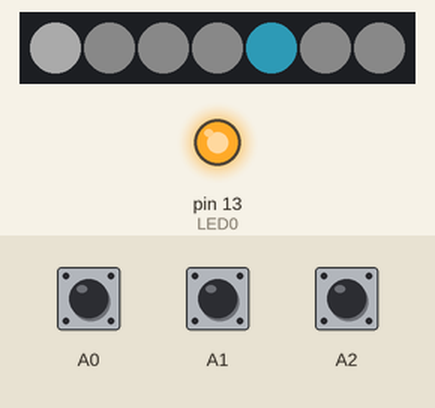
Bench run of a sketch on a simulated Arduino Leonardo, built with avr-gcc and run on an emulated ATmega32U4. On the bench: 7 RGB LEDs in strip order, left to right, output pins drawn as LEDs (lit = HIGH). Inputs (shaded band) come from the test bench; at power-on: A1 HIGH, A2 HIGH, A0 HIGH. Dim RGB values are drawn brighter than linear; random numbers use the default seed unless the sketch sets one.

Above: at 1.3 s.
1.4 s: A1 pulled LOW for 0.15 s
At 1.45 s:
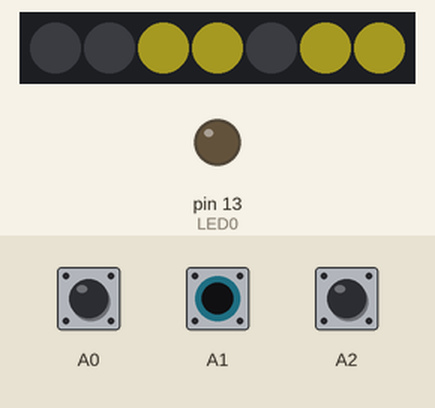
2.1 s: A2 pulled LOW for 0.15 s
At 2.46 s:
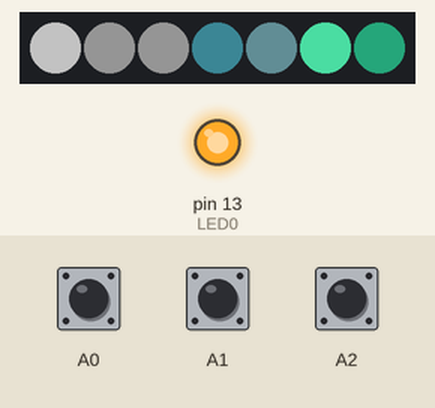
2.8 s: A0 pulled LOW for 3.2 s
At 3.07 s:
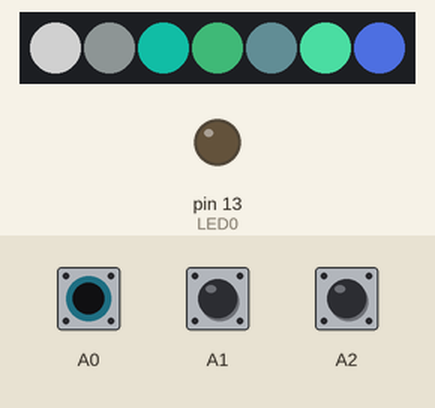
6.6 s: A2 pulled LOW for 1 s
At 7.09 s:
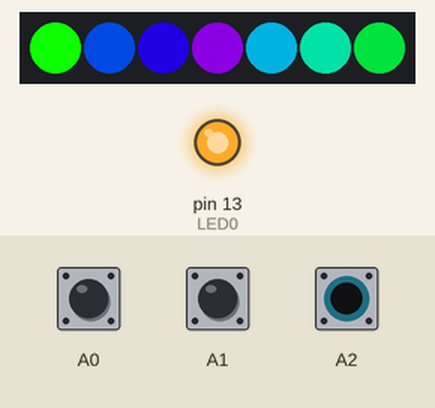
8.2 s: A2 pulled LOW for 0.15 s
At 8.65 s:
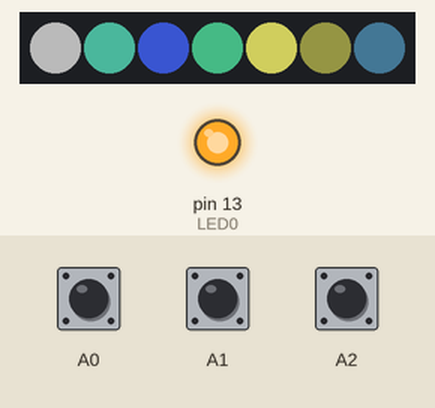
8.9 s: A1 pulled LOW for 1 s
At 10.28 s:
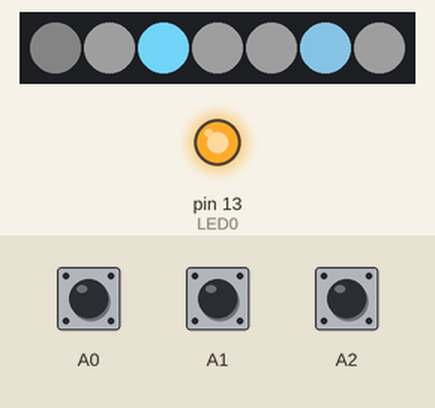
Timing chart, 0 to 14.0 s (numbered marks = the images above; inputs shaded):
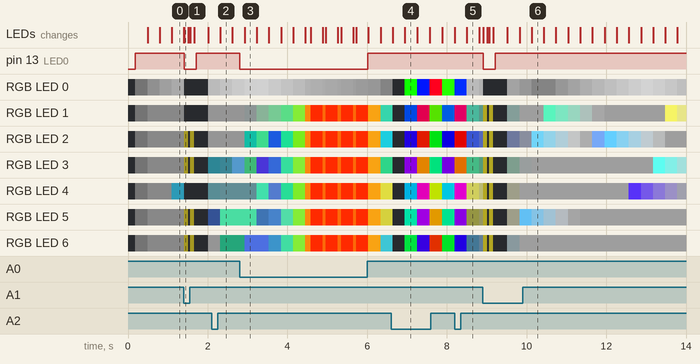

Measured:
- after the input at 1.4 s, pin 13 (LED0): HIGH → LOW at once, → HIGH 0.30 s later
- after the input at 2.8 s, pin 13 (LED0): HIGH → LOW at once, → HIGH 3.2 s later
- after the input at 8.9 s, pin 13 (LED0): HIGH → LOW at once, → HIGH 0.30 s later

The sketch:

KNMK-0002A_Cirduino.ino
```cpp
// (licence header left out)
/*
 * This program requires the folloing two libraries.
 * このコードを使用するためには、下記のライブラリをインストールしてください。Githubからのダウンロードがよくわからないという方は、
 * スケッチ→ライブラリをインクルード→ライブラリを管理→検索窓からライブラリ名を検索（”ADCTouch”など）→インストールがおすすめです。
 *
 * 「ADCTouch」 https://github.com/martin2250/ADCTouch
 * 「Adafruit_NeoPixel」 https://github.com/adafruit/Adafruit_NeoPixel
 *
 * ツール→ボード："Arduino Leonardo"を選択
 * ツール→シリアルポート：「USBで接続済みの萌基板のポート」（ArduinoLeonardoと表示されます）を選択
 * 「マイコンボードに書き込む」を実行するとここに書いてあるプログラムが書き込まれます。
 * ソースが汚いのでちんぷんかんぷんだと思いますが、BRT_VAL[]={ここの数字}や、BRT_RND[]＝{ここの数字}を変えたり
 * delayの値を変えてみたり、random(0,ここの数字)を変えてみるとちょっぴり挙動が変わるでしょう。
 *
 * 既知の基板上のエラー：HWB端子をプルダウンするのを忘れてしまいました。放っておいても基本的にロー状態なので無害ですが、
 * もし書き込み後に裏面LEDが高速点滅して言うことを聞かない……などが起きた場合は10kΩでGndに落とすと安定するかもしれません。
 *
 * 1.1：電源を入れてすぐにお胸タッチをするとLED3のみ脈動しないのを修正。その他コードを少しだけ見やすく編集
 */

#include <ADCTouch.h>
#include <Adafruit_NeoPixel.h>

#define LED0 13  // 通常の単色LED
#define LED1 0   // 基板上の表示に対応
#define LED2 1
#define LED3 2
#define LED4 3
#define LED5 4
#define LED6 5
#define LED7 6
#define RGBLED_NUM 7 // RGBLEDの数
#define RGBLED_PIN 6 // NeoPixel接続ピン

#define KAMI  0   //タッチ判別ID
#define MUNE  1
#define SKIRT 2

#define KAMI_P  A1 //タッチセンシングのポート設定（基板により違うので注意）
#define MUNE_P  A0
#define SKIRT_P A2

Adafruit_NeoPixel pixels(RGBLED_NUM, RGBLED_PIN, NEO_GRB + NEO_KHZ800);

uint8_t BRT_LEVEL=1;//明るさ段階レベル0-3　起動時は1から開始
uint8_t BRT_VAL[]={3,10,20,30};//明るさ段階に応じた明るさ詳細値　お好みで変更を。
uint8_t BRT_RND[]={40,65,165,255};//ランダムでこの明るさに変更する（きらきら効果）段階ごとに設定

uint8_t H_raw[RGBLED_NUM];//LEDごとの色環 0-255
uint8_t S_raw[RGBLED_NUM];//LEDごとの彩度 0-255
uint8_t V_raw[RGBLED_NUM];//LEDごとの明るさ 0-255
uint8_t FuryGuage=0;//0-255 お胸を触り続けると溜まるゲージ

int   T_offset[3];  //タッチセンスの初期値
bool  T_flag[3];    //タッチセンスフラグ

int PATTERN_MODE = 0;//点灯パターン 0-2


void setup() {
  pinMode(LED0, OUTPUT);
  digitalWrite(LED0, LOW);//ON
//  Serial.begin(19200);
  pixels.begin();

  //タッチセンシングの初期値を登録
  T_offset[KAMI] = ADCTouch.read(KAMI_P, 500);
  T_offset[MUNE] = ADCTouch.read(MUNE_P, 500);
  T_offset[SKIRT] = ADCTouch.read(SKIRT_P, 500);

  //初期化
  for(int i=0;i<RGBLED_NUM;i++){
    H_raw[i]=100;
    S_raw[i]=0;
    V_raw[i]=0;
  }
  digitalWrite(LED0, HIGH);//OFF
}


void loop() {
  static uint8_t cnt;//0-255
  cnt++;

    uint8_t H;//色環 0-255
    uint8_t S;//彩度
    uint8_t V;//輝度
    const int SEL[]={LED7, LED6, LED5, LED2, LED3, LED4};//処理したいLEDの並び順

    uint16_t H_tmp;
    uint16_t V_tmp;
    uint8_t S_tmp;

    H = cnt;//全体のルーチンカウンタをそのまま色環に流用
    S = 0;//今回は彩度マックスなので触らない
    V = BRT_VAL[BRT_LEVEL];//設定した明るさレベルに応じた値をここで読み込み

    //羽LEDの数だけ繰り返す
    for(int i=0;i<6;i++){

      //光モード０の時
      if(PATTERN_MODE==0){
        if(V_raw[i] > V ) V_raw[i]--;//設定値より現実の値が高ければ徐々に減算
        if(1<BRT_LEVEL)if(V_raw[i] > V ) V_raw[i]--;
        if(1<BRT_LEVEL)if(V_raw[i] > V ) V_raw[i]--;

        if(V_raw[i] < V ) V_raw[i]++;//設定値より現実の値が低ければ徐々に加算
        if(S_raw[i] > S+3 ) S_raw[i]=S_raw[i]-3;//設定値より現実の値が高ければ徐々に減算

        //ランダムで輝度をBRT_RNDで設定した値に変更する（きらきら効果）200を減らすともっと頻度高くキラキラする
        if(random(0,200)==0){
          V_raw[i]=BRT_RND[BRT_LEVEL];//変更に使う値は明るさレベル（BRT_LEVEL）によって違う
          S_raw[i]=random(150,235);
          if(random(0,100)<90){
            H_raw[i]=random(100,180);//水色〜青のランダム色
          }else {
            H_raw[i]=42;//稀に黄色
            S_raw[i]=180;//黄色の時は彩度少し抑える
          }
        }
      }

      //光モード１＝チカチカ色が変わるモード
      if(PATTERN_MODE==1){
        if(random(0,50)==0){//ランダム確率1/50
          V_raw[i] = random(BRT_VAL[BRT_LEVEL],BRT_RND[BRT_LEVEL]);//明るさを範囲でランダムで変更
          S_raw[i]=  random(150,235);//彩度をランダム変更
          if(random(0,100)<95){// 95/100の確率で水色系のランダム色
            H_raw[i]=random(100,180);//水色〜青のランダム色
          }else {// 5/100の確率で黄色
            H_raw[i]=42;//稀に黄色
            S_raw[i]=180;//黄色の時は彩度少し抑える
          }
        }
      }

      //ゲーミングモード（色環を高速で回す）
      if(PATTERN_MODE==2){
        cnt = cnt+1;
        H = H +20;
        delay(1);
      }


      //色環（H_tmp)計算　＊＊＊＊＊＊＊＊＊＊＊＊＊＊＊＊
      //上にてランダムに作った色を持ってくる
      H_tmp = H_raw[i];
      //ゲーミングモード時は色環を高速で回す
      if(PATTERN_MODE==2) H_tmp = H;
      //お胸を触り続けるとゲージが溜まり色環がシフトする
      H_tmp = min( H_tmp, (255-FuryGuage+7));//


      //明るさ（V_tmp)計算　＊＊＊＊＊＊＊＊＊＊＊＊＊＊＊＊
      //怒り時は強制的に最大輝度になる
      V_tmp = max( V_raw[i], FuryGuage);
      if(PATTERN_MODE==2)  V_tmp = max( BRT_RND[BRT_LEVEL], FuryGuage);//ゲーミングモード時は設定した明るさレベルに応じた値をここで読み込み


      //彩度（S_tmp)計算　＊＊＊＊＊＊＊＊＊＊＊＊＊＊＊＊
      //上にてランダムに生成したS_rawを拾ってくる
      S_tmp = S_raw[i];
      //ゲーミングモード時には上の計算を無視してとにかく彩度MAX
      if(PATTERN_MODE==2)S_tmp = 255;
      //怒り時はゲージの値を優先して拾う →ゲージに応じて徐々に彩度MAXへ
      S_tmp = max( S_tmp,FuryGuage );


      //LEDに設定値を送信
      pixels.setPixelColor(SEL[i], pixels.ColorHSV(H_tmp<<8,S_tmp,V_tmp));
      //Hは本来0-65535だけれどそんなに解像度必要ないので0-255で計算。出力するときに8ビットシフトして帳尻を合わせてある

      //背景LED用
      if(cnt<128)pixels.setPixelColor(0, pixels.ColorHSV(0,0,cnt));
      else pixels.setPixelColor(0, pixels.ColorHSV(0,0,255-cnt));

      //ゲーミングモード（色環を高速で回す）
      if(PATTERN_MODE==2){
        //背景LEDを上書き
        pixels.setPixelColor(0, pixels.ColorHSV(cnt<<8,255,255));
      }

    }


    //設定を反映
    pixels.show();


    int T_sense0 = ADCTouch.read(KAMI_P,10) -T_offset[KAMI];   //髪の毛タッチ
    int T_sense1 = ADCTouch.read(MUNE_P,10) -T_offset[MUNE];   //お胸タッチ
    int T_sense2 = ADCTouch.read(SKIRT_P,10) -T_offset[SKIRT];  //スカートタッチ


    //髪タッチ検知
    if(50 < T_sense0){
        //フラグがまだ立っていなければ以下を実行
        if(T_flag[KAMI]==0){
          if (BRT_LEVEL == 0)     BRT_LEVEL = 1;
          else if(BRT_LEVEL == 1) BRT_LEVEL = 2;
          else if(BRT_LEVEL == 2) BRT_LEVEL = 3;
          else                    BRT_LEVEL = 0;

          pixels.clear();
          pixels.show();
          digitalWrite(LED0, LOW);//ON

          //明るさ確認コール
          for(int i=0;i<2;i++){
            if(BRT_LEVEL==0){
              pixels.setPixelColor(LED4, pixels.ColorHSV(10000,225,20));
            }
            if(BRT_LEVEL==1){
              pixels.setPixelColor(LED4, pixels.ColorHSV(10000,225,20));
              pixels.setPixelColor(LED7, pixels.ColorHSV(10000,225,20));
            }
            if(BRT_LEVEL==2){
              pixels.setPixelColor(LED4, pixels.ColorHSV(10000,205,40));
              pixels.setPixelColor(LED3, pixels.ColorHSV(10000,205,40));
              pixels.setPixelColor(LED7, pixels.ColorHSV(10000,205,40));
              pixels.setPixelColor(LED6, pixels.ColorHSV(10000,205,40));
            }
            if(BRT_LEVEL==3){
              pixels.setPixelColor(LED4, pixels.ColorHSV(10000,205,60));
              pixels.setPixelColor(LED3, pixels.ColorHSV(10000,205,60));
              pixels.setPixelColor(LED2, pixels.ColorHSV(10000,205,60));
              pixels.setPixelColor(LED7, pixels.ColorHSV(10000,205,60));
              pixels.setPixelColor(LED6, pixels.ColorHSV(10000,205,60));
              pixels.setPixelColor(LED5, pixels.ColorHSV(10000,205,60));
            }
            pixels.show();
            delay(100);
            pixels.clear();
            pixels.show();
            delay(50);
          }
          digitalWrite(LED0, HIGH);//OFF
          //明るさ変更したら即反映
          for(int i=0;i<RGBLED_NUM;i++){
            V_raw[i]=BRT_VAL[BRT_LEVEL];
          }
        }
        T_flag[KAMI]=1;//フラグを立てることで立ち上がり時のみ実行
    }else{
        T_flag[KAMI]=0;//離したのでタッチフラグクリア
    }


    //胸タッチ検出
    if(50 < T_sense1){
      digitalWrite(LED0, LOW);//ON
      if(254<FuryGuage){//怒りがマックスになったら脈動させる
        delay(200);
        FuryGuage=230;
      }
      if((FuryGuage+3)<255) FuryGuage = FuryGuage + 2;
      if((FuryGuage)<255) FuryGuage = FuryGuage + 1;
      T_flag[MUNE]=1;
    }else{
      digitalWrite(LED0, HIGH);//OFF
      if(0<(FuryGuage-6)) FuryGuage = FuryGuage - 6;
      if(0<FuryGuage) FuryGuage = FuryGuage - 1;
      T_flag[MUNE]=0;
    }

    //スカートタッチ検出
    if(50 < T_sense2){
        //フラグがまだ立っていなければ以下を実行
        if(T_flag[SKIRT]==0){
          if (PATTERN_MODE == 0)     PATTERN_MODE = 1;
          else if(PATTERN_MODE == 1) PATTERN_MODE = 2;
          else                       PATTERN_MODE = 0;

          //了解コール
          pixels.clear();
          pixels.show();
          delay(20);
        }
        T_flag[SKIRT]=1;//フラグを立てることで立ち上がり時のみ実行
    }else{
        T_flag[SKIRT]=0;//離したのでタッチフラグクリア
    }

//  Serial.println(FuryGuage);

//  タッチセンシングの値を見たいとき
//  Serial.println(T_sense0);
//  Serial.println(T_sense1);
//  Serial.println(T_sense2);


    delay(15);

}
```
